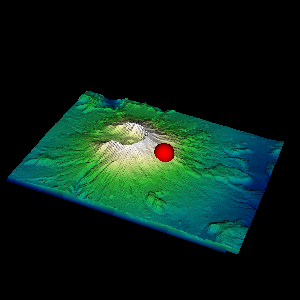

Python code for this plot:
#!/usr/bin/env python
# Demonstrate vtkHandleWidget with vtkSphereHandleRepresentation on DEM terrain.

import os

import vtkmodules.vtkInteractionStyle  # noqa: F401
import vtkmodules.vtkRenderingFreeType  # noqa: F401
import vtkmodules.vtkRenderingOpenGL2  # noqa: F401

from vtkmodules.vtkCommonCore import vtkLookupTable
from vtkmodules.vtkFiltersCore import vtkTriangleFilter
from vtkmodules.vtkFiltersGeneral import vtkWarpScalar
from vtkmodules.vtkFiltersGeometry import vtkImageDataGeometryFilter
from vtkmodules.vtkImagingCore import vtkImageResample
from vtkmodules.vtkInteractionWidgets import vtkHandleWidget, vtkSphereHandleRepresentation
from vtkmodules.vtkIOImage import vtkDEMReader
from vtkmodules.vtkRenderingCore import (
    vtkActor,
    vtkPolyDataMapper,
    vtkRenderWindow,
    vtkRenderWindowInteractor,
    vtkRenderer,
)

data_dir = os.environ.get("VPE_DATA_DIR", os.path.dirname(os.path.abspath(__file__)))

# Source
dem_reader = vtkDEMReader()
dem_reader.SetFileName(os.path.join(data_dir, "SainteHelens.dem"))

# Filters
resample = vtkImageResample()
resample.SetInputConnection(dem_reader.GetOutputPort())
resample.SetDimensionality(2)
resample.SetAxisMagnificationFactor(0, 1)
resample.SetAxisMagnificationFactor(1, 1)

surface = vtkImageDataGeometryFilter()
surface.SetInputConnection(resample.GetOutputPort())

triangle_filter = vtkTriangleFilter()
triangle_filter.SetInputConnection(surface.GetOutputPort())
triangle_filter.Update()

warp = vtkWarpScalar()
warp.SetInputConnection(triangle_filter.GetOutputPort())
warp.SetScaleFactor(1)
warp.UseNormalOn()
warp.SetNormal(0, 0, 1)
warp.Update()

# Lookup table
lo = dem_reader.GetOutput().GetScalarRange()[0]
hi = dem_reader.GetOutput().GetScalarRange()[1]

elevation_lut = vtkLookupTable()
elevation_lut.SetHueRange(0.6, 0)
elevation_lut.SetSaturationRange(1.0, 0)
elevation_lut.SetValueRange(0.5, 1.0)

# Mapper + Actor
dem_mapper = vtkPolyDataMapper()
dem_mapper.SetInputConnection(warp.GetOutputPort())
dem_mapper.SetScalarRange(lo, hi)
dem_mapper.SetLookupTable(elevation_lut)

dem_actor = vtkActor()
dem_actor.SetMapper(dem_mapper)

# Renderer
renderer = vtkRenderer()
renderer.AddActor(dem_actor)

# Render window
render_window = vtkRenderWindow()
render_window.AddRenderer(renderer)
render_window.SetWindowName("sphere handle widget")
render_window.SetMultiSamples(0)
render_window.SetSize(300, 300)

# Interactor
interactor = vtkRenderWindowInteractor()
interactor.SetRenderWindow(render_window)

# Widget
handle_rep = vtkSphereHandleRepresentation()
handle_rep.SetWorldPosition([562532, 5.11396e+06, 2618.62])
handle_rep.GetProperty().SetColor(1.0, 0.0, 0.0)
handle_rep.GetProperty().SetLineWidth(1.0)
handle_rep.GetSelectedProperty().SetColor(0.2, 0.0, 1.0)

handle_widget = vtkHandleWidget()
handle_widget.SetInteractor(interactor)
handle_widget.SetRepresentation(handle_rep)
handle_widget.EnableAxisConstraintOff()
handle_widget.EnabledOn()

# Scene
renderer.GetActiveCamera().SetViewUp(0, 0, 1)
renderer.GetActiveCamera().SetPosition(-99900, -21354, 131801)
renderer.GetActiveCamera().SetFocalPoint(41461, 41461, 2815)
renderer.ResetCamera()
renderer.ResetCameraClippingRange()

interactor.Initialize()
interactor.Start()
